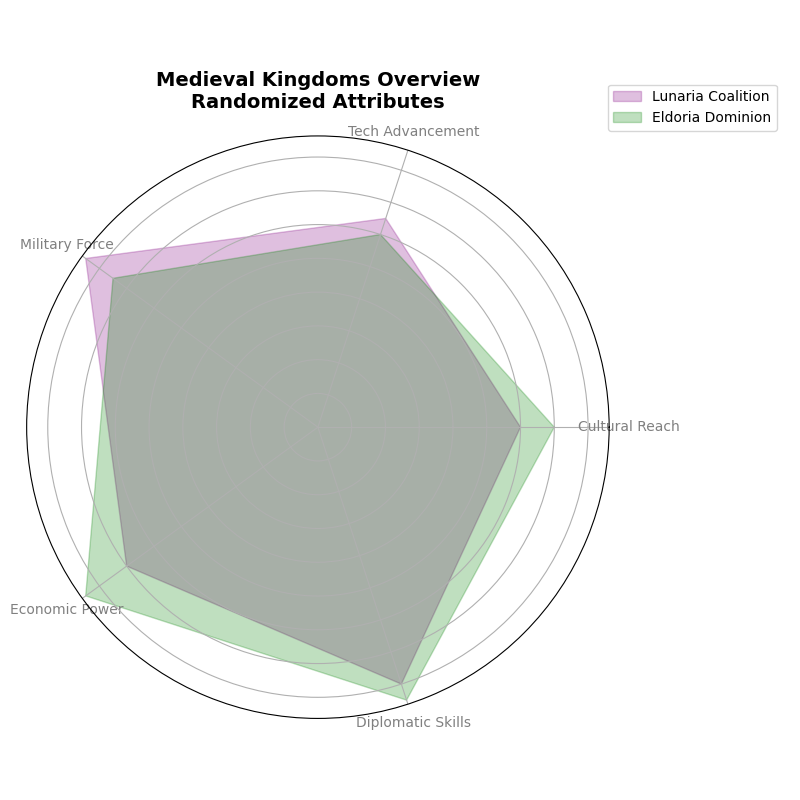

Generate this figure with Python:
import matplotlib.pyplot as plt
import numpy as np
from math import pi

attributes = ['Cultural Reach', 'Tech Advancement', 'Military Force', 
              'Economic Power', 'Diplomatic Skills']

eldoria_stats = [60, 65, 85, 70, 80]
lunaria_stats = [70, 60, 75, 85, 85]

data = [eldoria_stats, lunaria_stats]
kingdoms = ['Lunaria Coalition', 'Eldoria Dominion']
colors = ['purple', 'green']

num_vars = len(attributes)
angles = np.linspace(0, 2 * np.pi, num_vars, endpoint=False).tolist()
angles += angles[:1]

def create_radar_chart(ax, data, color, label):
    data += data[:1]
    ax.fill(angles, data, color=color, alpha=0.25, label=label)

fig, ax = plt.subplots(figsize=(8, 8), subplot_kw=dict(polar=True))

for i in range(len(kingdoms)):
    create_radar_chart(ax, data[i], colors[i], kingdoms[i])

ax.set_yticklabels([])
ax.set_xticks(angles[:-1])
ax.set_xticklabels(attributes, fontsize=10, color='gray')

plt.title('Medieval Kingdoms Overview\nRandomized Attributes', size=14, weight='bold', pad=20)
ax.legend(loc='upper right', bbox_to_anchor=(1.3, 1.1), fontsize=10)

plt.tight_layout()
plt.show()
